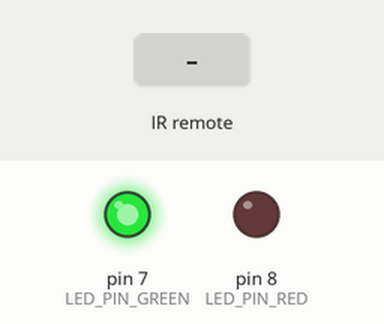
Simulated run of this sketch. Board: Arduino Uno, built with avr-gcc and run on an emulated ATmega328P. Shown: output pins drawn as LEDs (lit = HIGH). Inputs (shaded band) come from the test bench.

Above: at 1.2 s.
1.3 s: infrared code 0xFF629D received
At 1.8 s:
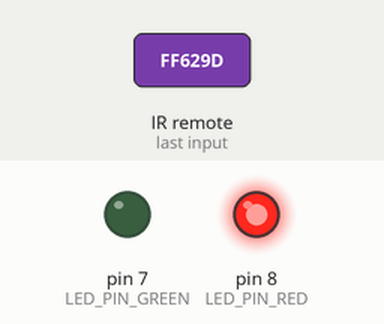
Timing chart, 0 to 4.3 s (numbered marks = the images above; inputs shaded):
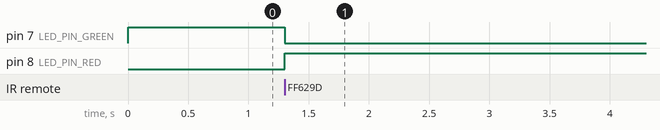

Measured:
- after the input at 1.3 s, pin 7 (LED_PIN_GREEN): HIGH → LOW at once; pin 8 (LED_PIN_RED): LOW → HIGH at once

The sketch:

Test_complex_target.ino
```cpp
#include <IRremote.h>

#define LED_PIN_RED		8
#define LED_PIN_GREEN	7
#define IR_RECEIVER_PIN 6

IRrecv irReceiver(IR_RECEIVER_PIN);
decode_results irResults;


void setup()
{
	pinMode(LED_PIN_RED, OUTPUT);
	pinMode(LED_PIN_GREEN, OUTPUT);
	digitalWrite(LED_PIN_RED, LOW);
	digitalWrite(LED_PIN_GREEN, HIGH);

	irReceiver.enableIRIn(); // Start the IR receiver
}

void loop()
{
	if (irReceiver.decode(&irResults))
	{
		if (irResults.value == 0xFF629D)	// "MODE" button on remote control
		{
			digitalWrite(LED_PIN_RED, !digitalRead(LED_PIN_RED));
			digitalWrite(LED_PIN_GREEN, !digitalRead(LED_PIN_GREEN));
		}
		irReceiver.resume(); // Receive the next value
	}
}
```
